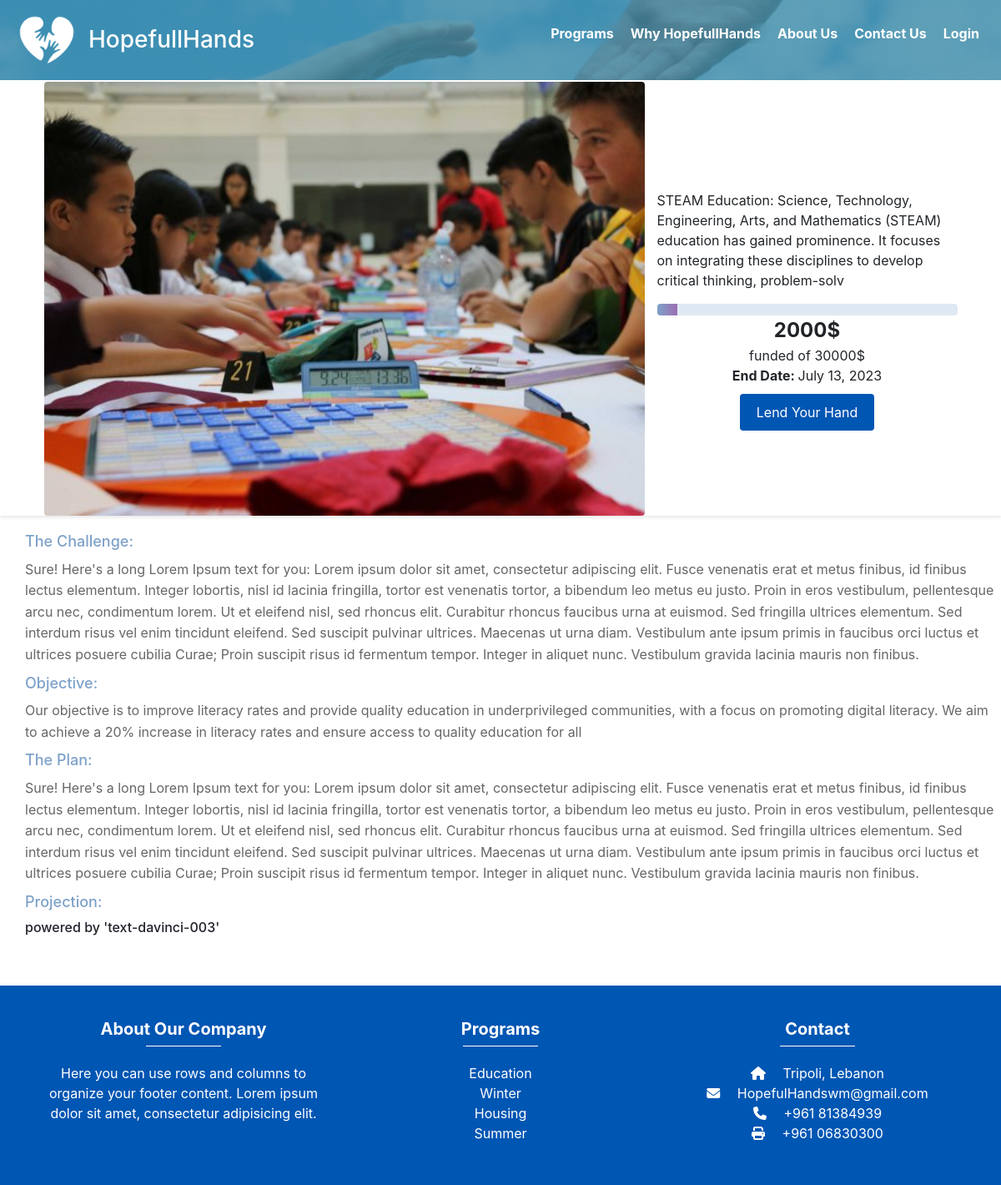
The page /programs/5/ on the database as committed earlier.
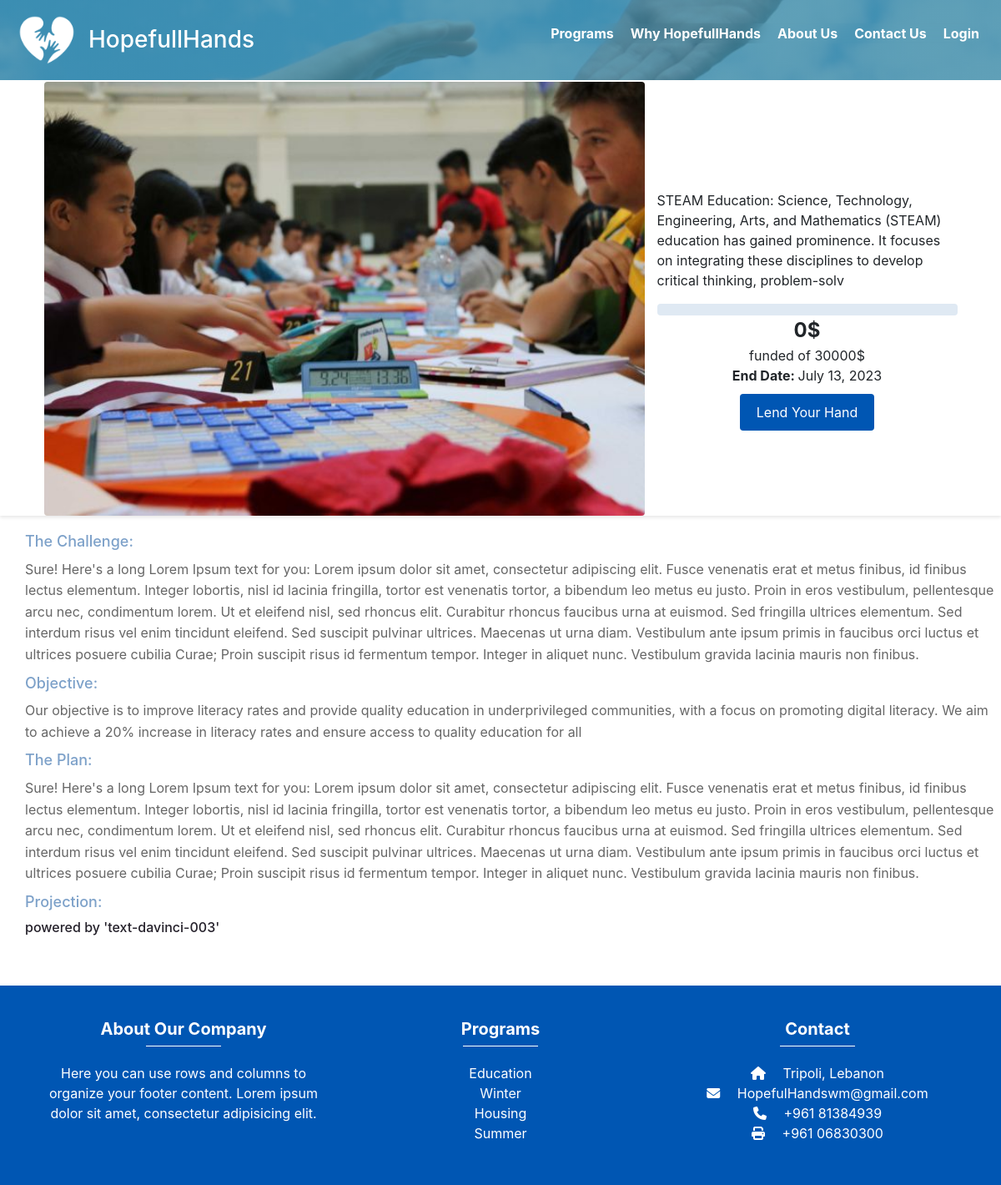
The same page on the database as committed later.
### app1/models.py (models this page shows, shortened)
class Program(models.Model):
    program_name = models.CharField(max_length=40)
    program_description = models.CharField(max_length=400)
    program_summary = models.CharField(max_length=200, default='Default Value')
    program_image = models.ImageField(upload_to='images/')
    budget = models.IntegerField()
    start_date = models.DateField()
    end_date = models.DateField()
    raised = models.IntegerField(default=0)
    program_challenge = models.CharField(max_length=2000, default='Default Value')
    program_objective = models.CharField(max_length=2000, default='Default Value')
    program_plan = models.CharField(max_length=2000, default='Default Value')

### app1/views.py (the view)
# urls.py: re_path(r'^.*programs/(?P<program_id>\d+)/$', program_details, name='program_details'),
def program_details(request, program_id):
    program = get_object_or_404(Program, id=program_id)
    progress = calculate_progress(program.raised, program.budget)
    context = {
        'program': program,
        'progress': progress,
    }
    return render(request, 'pages/program_details.html', context)

### app1/views.py (called while the page is built)
def calculate_progress(raised, budget):
    if budget == 0:
        return 0
    return (raised / budget) * 100

### templates/pages/program_details.html (shortened to what this page needs)
<!DOCTYPE html>
<html lang="en">
<head>
</head>
<body>
  {% include 'components/navbar.html' %}
  <h1 class="program-details-title">{{ program.program_name }}</h1>
  <div class="program-details-container">
    <div class="program-details-image">
      <img src="{{ program.program_image.url }}" alt="Program Image">
    </div>
    <div class="program-details-progressBar">
      <p>{{ program.program_description }}</p>
      {% include 'components/progressbar.html' %}
    </div>
  </div>
  <div class="program-details-description">
    <h2>The Challenge:</h2>
    <p>{{ program.program_challenge }}</p>
    <h2>Objective:</h2>
    <p>{{ program.program_objective }}</p>
    <h2>The Plan:</h2>
    <p>{{ program.program_plan }}</p>
    <h2>Projection:</h2>
<h6 style="color: #24202A;">powered by 'text-davinci-003'</h6>
  </div>
  {% include 'components/footer.html' %}
</body>
</html>

### templates/components/progressbar.html (shortened to what this page needs)
<!DOCTYPE html>
<html>
<head>
</head>
<body>
  <div class="container123">
    <div class="progress-bar1">
      <div class="progress-bar-inner1 gradient" style="width: {{ progress }}%;"></div>
    </div>
    <div class="program-details" style="font-size: 1.5em;">
      <strong>{{ program.raised }}$</strong>
    </div>
    <div class="program-details">
      funded of {{ program.budget }}$
    </div>
    <div class="program-details">
      <strong>End Date: </strong>{{ program.end_date }}
    </div>
    <a class="program-details-donate-button" href="{% url 'donate' %}">Lend Your Hand</a>
  </div>
</body>
</html>

Rows that differ between the two databases and show on the page:
changed Program: raised "2000" → "0"
